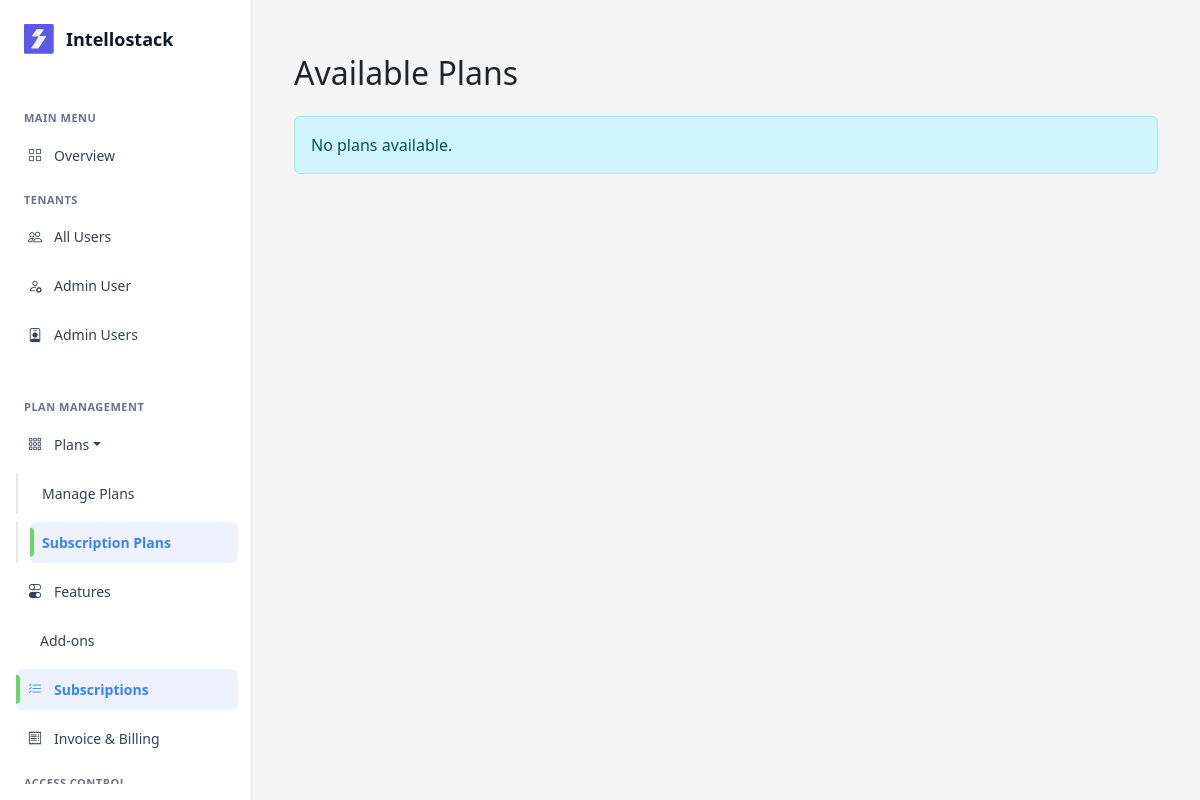
The app's page /subscriptions/ (signed in), older data.
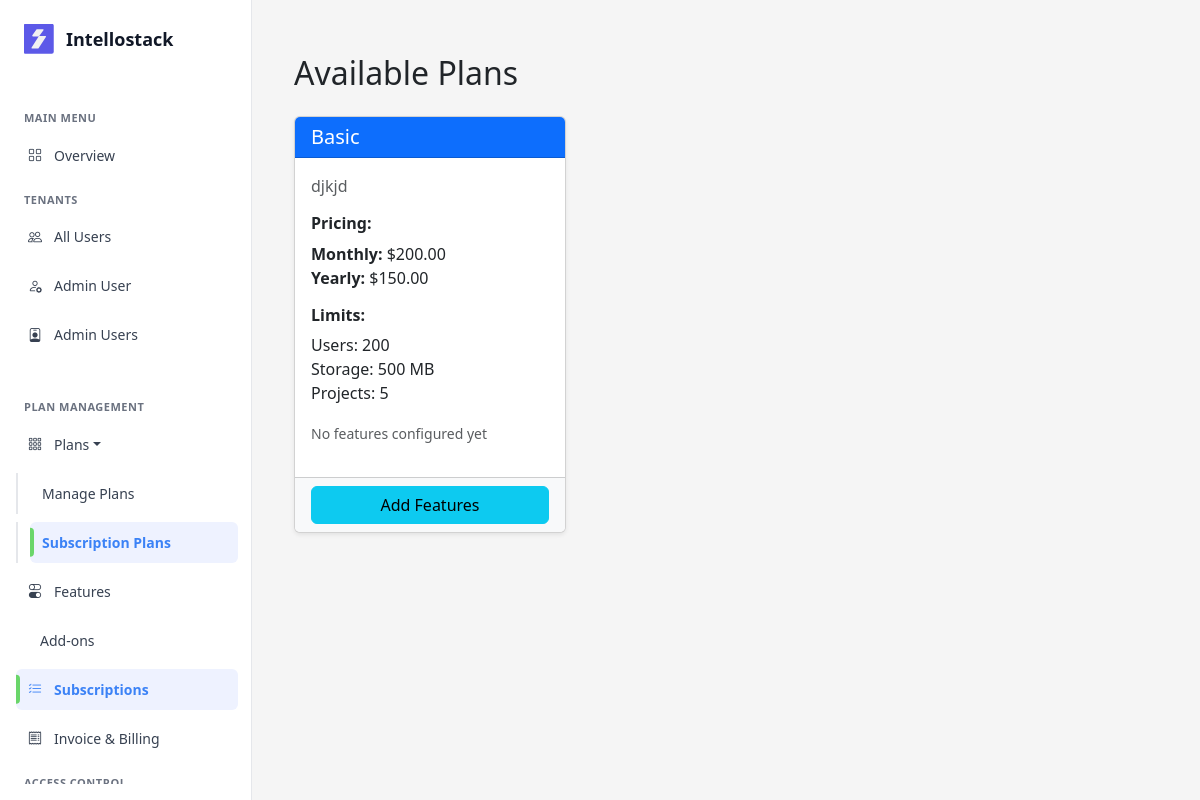
The same page, newer data.
### saas/models/plan.py (models this page shows, shortened)
class Plan(models.Model):
    name = models.CharField(max_length=100, unique=True)
    description = models.TextField(blank=True)
    price_monthly = models.DecimalField(max_digits=10, decimal_places=2)
    price_yearly = models.DecimalField(max_digits=10, decimal_places=2)
    max_users = models.IntegerField()
    max_storage_mb = models.IntegerField()
    max_projects = models.IntegerField()
    status = models.BooleanField(default=True)
    created_at = models.DateTimeField(auto_now_add=True)
    updated_at = models.DateTimeField(auto_now=True)
    class Meta:
        db_table = 'plans'
        ordering = ['price_monthly']

### saas/views/subscription_views.py (the view)
# urls.py: path('', list_plans, name='list_plans'),
@login_required(login_url='auth:login')
def list_plans(request):
    plans = Plan.objects.filter(status=True).prefetch_related('plan_features__feature').order_by('price_monthly')
    current_subscription = None
    try:
        tenant = request.user.tenant
        if tenant:
            current_subscription = Subscription.objects.filter(
                tenant=tenant,
                status='active'
            ).first()
    except AttributeError:
        pass
    is_super_admin = request.user.is_superuser or request.user.is_staff
    context = {
        'plans': plans,
        'current_subscription': current_subscription,
        'page_title': 'Available Plans',
        'is_super_admin': is_super_admin,
    }
    return render(request, 'subscription/list_plans.html', context)

### saas/auth_backend.py (called while the page is built)
    def get_user(self, user_id):
        try:
            return User.objects.get(pk=user_id)
        except User.DoesNotExist:
            return None

### saas/context_processors.py (called while the page is built)
def users_and_roles(request):
    users = CustomUser.objects.select_related('role').all()
    roles = Role.objects.prefetch_related('users').all()
    payments = PaymentTransaction.objects.select_related('tenant').all()[:5]
    return {
        'users': users,
        'roles': roles,
        'payments': payments,
    }

### saas/templates/subscription/list_plans.html (shortened to what this page needs)
{% extends 'base.html' %}
{% load static %}
{% block content %}
<div class="container mt-4">
    <div class="d-flex justify-content-between align-items-center mb-3">
        <h2>Available Plans</h2>
    </div>
    <div class="row">
        {% for plan in plans %}
        <div class="col-md-4 mb-4">
            <div class="card h-100 shadow-sm">
                <div class="card-header bg-primary text-white">
                    <h5 class="card-title mb-0">{{ plan.name }}</h5>
                </div>
                <div class="card-body">
                    <p class="card-text text-muted">{{ plan.description }}</p>
                    <div class="mb-3">
                        <h6 class="fw-bold">Pricing:</h6>
                        <strong>Monthly:</strong> ${{ plan.price_monthly }}<br>
                        <strong>Yearly:</strong> ${{ plan.price_yearly }}
                    </div>
                    <div class="mb-3">
                        <h6 class="fw-bold">Limits:</h6>
                        Users: {{ plan.max_users }}<br>
                        Storage: {{ plan.max_storage_mb }} MB<br>
                        Projects: {{ plan.max_projects }}
                    </div>
                    {% if plan.plan_features.all %}
                    <div class="mb-3">
                        <h6 class="fw-bold"><i class="fas fa-star text-warning"></i> Features Included:</h6>
                        <div class="features-list">
                            {% for plan_feature in plan.plan_features.all %}
                            <div class="feature-item mb-2">
                                <span class="badge bg-success me-1">
                                    <i class="fas fa-check"></i> {{ plan_feature.feature.name }}
                                </span>
                                {% if plan_feature.feature_limit %}
                                <small class="text-muted">(Limit: {{ plan_feature.feature_limit }})</small>
                                {% else %}
                                <small class="text-success">(Unlimited)</small>
                                {% endif %}
                            </div>
                            {% endfor %}
                        </div>
                    </div>
                    {% else %}
                    <div class="mb-3">
                        <small class="text-muted"> No features configured yet</small>
                    </div>
                    {% endif %}
                </div>
                <div class="card-footer bg-light">
                    {% if is_super_admin %}
                    <div class="d-grid gap-2">
                        <a href="{% url 'plans:plan_features_manage' plan.id %}" class="btn btn-info">
                             Add Features
                        </a>
                    </div>
                    {% endif %}
                </div>
            </div>
        </div>
        {% empty %}
        <div class="col-12">
            <div class="alert alert-info">No plans available.</div>
        </div>
        {% endfor %}
    </div>
</div>
{% endblock %}

Row changes from the older to the newer data that the page shows:
added Plan: name "Basic", description "djkjd", price_monthly "200.00", price_yearly "150.00", max_users "200", max_storage_mb "500", max_projects "5", shows "No features configured yet"
Text that changed along with them:
text no longer shown: "No plans available."
